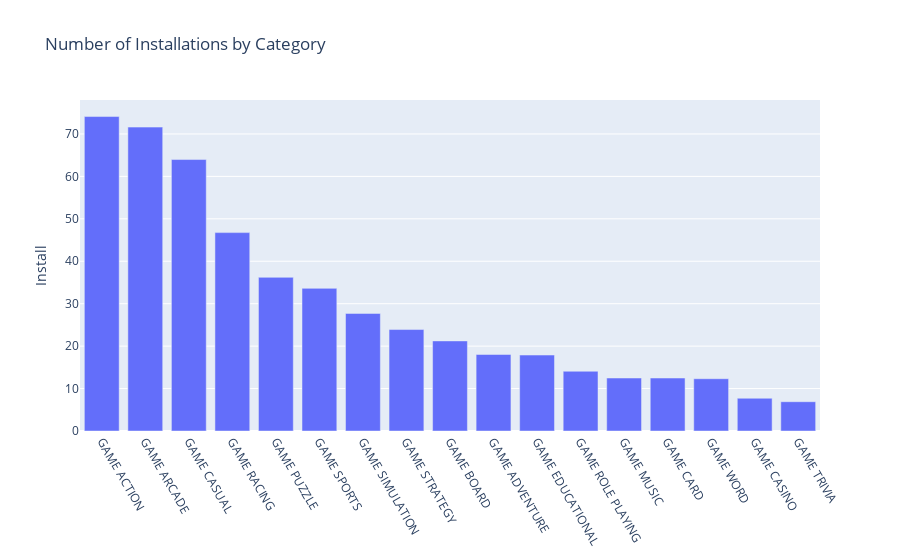

Notebook source saved alongside this figure:
### Code cell
# with plotly

fig = px.bar(data_frame = df_1, x = number_installations_by_category.index, y = number_installations_by_category.values,
             labels = {"y":'Install'}, title = "Number of Installations by Category")
fig.update_layout(xaxis = go.layout.XAxis(tickangle = 60))
fig.update_layout(xaxis = {"categoryorder":"total descending"})
fig.show()

### Figure 1 — Plotly figure (JSON) as saved in the notebook; plotly's stock layout.template omitted (floating-point values rounded to 4 significant figures)
{"data": [{"alignmentgroup": "True", "hovertemplate": "x=%{x}<br>Install=%{y}<extra></extra>", "legendgroup": "", "marker": {"color": "#636efa", "pattern": {"shape": ""}}, "name": "", "offsetgroup": "", "orientation": "v", "showlegend": false, "textposition": "auto", "type": "bar", "x": ["GAME ACTION", "GAME ARCADE", "GAME CASUAL", "GAME RACING", "GAME PUZZLE", "GAME SPORTS", "GAME SIMULATION", "GAME STRATEGY", "GAME BOARD", "GAME ADVENTURE", "GAME EDUCATIONAL", "GAME ROLE PLAYING", "GAME MUSIC", "GAME CARD", "GAME WORD", "GAME CASINO", "GAME TRIVIA"], "xaxis": "x", "y": [74.1, 71.61, 63.97, 46.75, 36.21, 33.61, 27.71, 23.91, 21.23, 18.03, 17.89, 14.08, 12.49, 12.48, 12.32, 7.715, 6.901], "yaxis": "y"}], "layout": {"barmode": "relative", "legend": {"tracegroupgap": 0}, "title": {"text": "Number of Installations by Category"}, "xaxis": {"categoryorder": "total descending", "tickangle": 60}, "yaxis": {"anchor": "x", "domain": [0, 1], "title": {"text": "Install"}}}}
